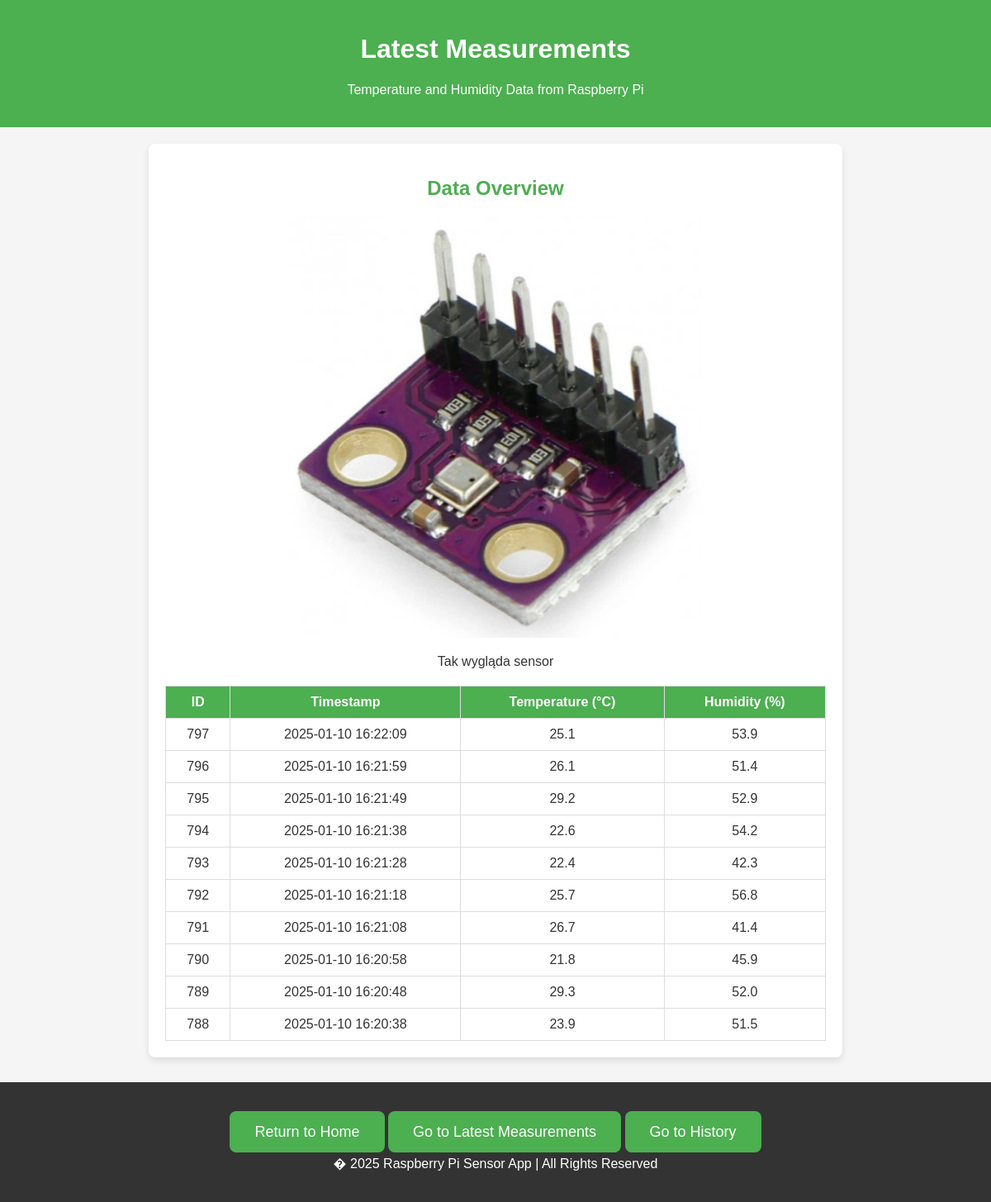
Page /measurements_page on the earlier database version.
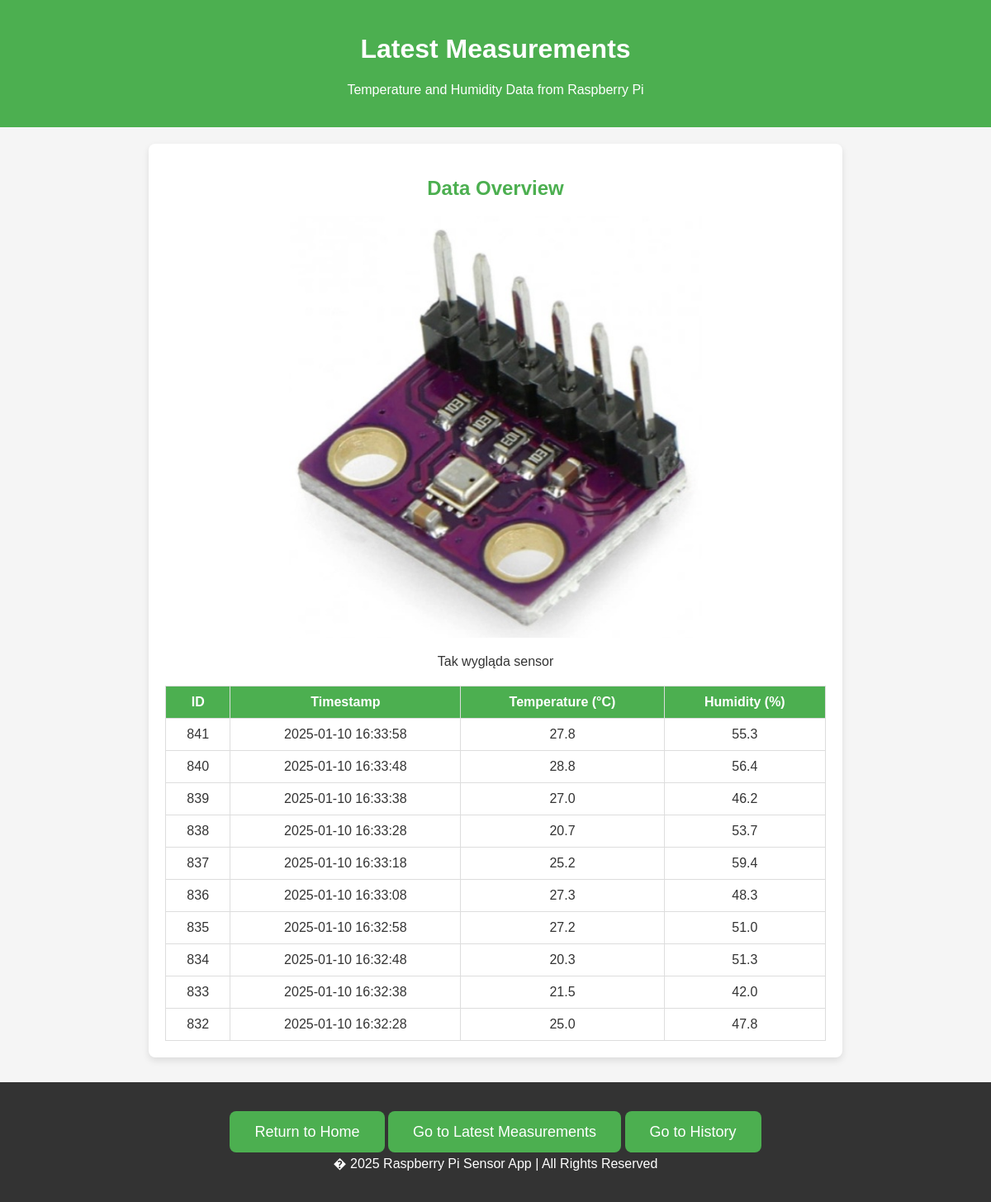
Same page on the later database version.
### tables this page shows
CREATE TABLE weather_control (
            id INTEGER PRIMARY KEY AUTOINCREMENT,
            timestamp DATETIME DEFAULT CURRENT_TIMESTAMP,
            temperature REAL,
            humidity REAL
        );

### app.py (the view)
@app.route('/measurements_page')
def measurements_page():
    conn = sqlite3.connect(db_path)
    cursor = conn.cursor()
    cursor.execute("""SELECT * FROM weather_control
                   ORDER BY timestamp DESC LIMIT 10""")
    measurements = cursor.fetchall()
    conn.close()
    return render_template('measurements.html', measurements=measurements)

### templates/measurements.html (shortened to what this page needs)
<!DOCTYPE html>
<html lang="en">
<head>
    <link rel="stylesheet" href="static/css/index.css">
</head>
<body>
    <header>
        <h1 class="welcome-msg">Latest Measurements</h1>
        <p>Temperature and Humidity Data from Raspberry Pi</p>
    </header>
    <div class="container">
        <h2>Data Overview</h2>
        <div class="image-container">
            <img src="static/images/weather.jpg" alt="Weather detector" class="resized-image">
            <p>Tak wygląda sensor</p>
        </div>
        <table>
            <thead>
                <tr>
                    <th>ID</th>
                    <th>Timestamp</th>
                    <th>Temperature (&deg;C)</th>
                    <th>Humidity (%)</th>
                </tr>
            </thead>
            <tbody>
                {% for measurement in measurements %}
                    <tr>
                        <td>{{ measurement[0] }}</td>
                        <td>{{ measurement[1] }}</td>
                        <td>{{ measurement[2] }}</td>
                        <td>{{ measurement[3] }}</td>
                    </tr>
                {% endfor %}
            </tbody>
        </table>
    </div>
    <footer>
        <div class="cta">
            <a href="/" class="button">Return to Home</a>
            <a href="/measurements_page" class="button">Go to Latest Measurements</a>
            <a href="/history_page" class="button">Go to History</a>
        </div>
        <p>� 2025 Raspberry Pi Sensor App | All Rights Reserved</p>
    </footer>
</body>
</html>

Differences in the rows shown:
no longer on this page (row unchanged): weather_control: id "797", timestamp "2025-01-10 16:22:09", temperature "25.1", humidity "53.9"
no longer on this page (row unchanged): weather_control: id "796", timestamp "2025-01-10 16:21:59", temperature "26.1", humidity "51.4"
no longer on this page (row unchanged): weather_control: id "795", timestamp "2025-01-10 16:21:49", temperature "29.2", humidity "52.9"
no longer on this page (row unchanged): weather_control: id "794", timestamp "2025-01-10 16:21:38", temperature "22.6", humidity "54.2"
no longer on this page (row unchanged): weather_control: id "793", timestamp "2025-01-10 16:21:28", temperature "22.4", humidity "42.3"
no longer on this page (row unchanged): weather_control: id "792", timestamp "2025-01-10 16:21:18", temperature "25.7", humidity "56.8"
no longer on this page (row unchanged): weather_control: id "791", timestamp "2025-01-10 16:21:08", temperature "26.7", humidity "41.4"
no longer on this page (row unchanged): weather_control: id "790", timestamp "2025-01-10 16:20:58", temperature "21.8", humidity "45.9"
no longer on this page (row unchanged): weather_control: id "789", timestamp "2025-01-10 16:20:48", temperature "29.3", humidity "52.0"
no longer on this page (row unchanged): weather_control: id "788", timestamp "2025-01-10 16:20:38", temperature "23.9", humidity "51.5"
added weather_control: id "841", timestamp "2025-01-10 16:33:58", temperature "27.8", humidity "55.3"
added weather_control: id "840", timestamp "2025-01-10 16:33:48", temperature "28.8", humidity "56.4"
added weather_control: id "839", timestamp "2025-01-10 16:33:38", temperature "27.0", humidity "46.2"
added weather_control: id "838", timestamp "2025-01-10 16:33:28", temperature "20.7", humidity "53.7"
added weather_control: id "837", timestamp "2025-01-10 16:33:18", temperature "25.2", humidity "59.4"
added weather_control: id "836", timestamp "2025-01-10 16:33:08", temperature "27.3", humidity "48.3"
added weather_control: id "835", timestamp "2025-01-10 16:32:58", temperature "27.2", humidity "51.0"
added weather_control: id "834", timestamp "2025-01-10 16:32:48", temperature "20.3", humidity "51.3"
added weather_control: id "833", timestamp "2025-01-10 16:32:38", temperature "21.5", humidity "42.0"
added weather_control: id "832", timestamp "2025-01-10 16:32:28", temperature "25.0", humidity "47.8"
